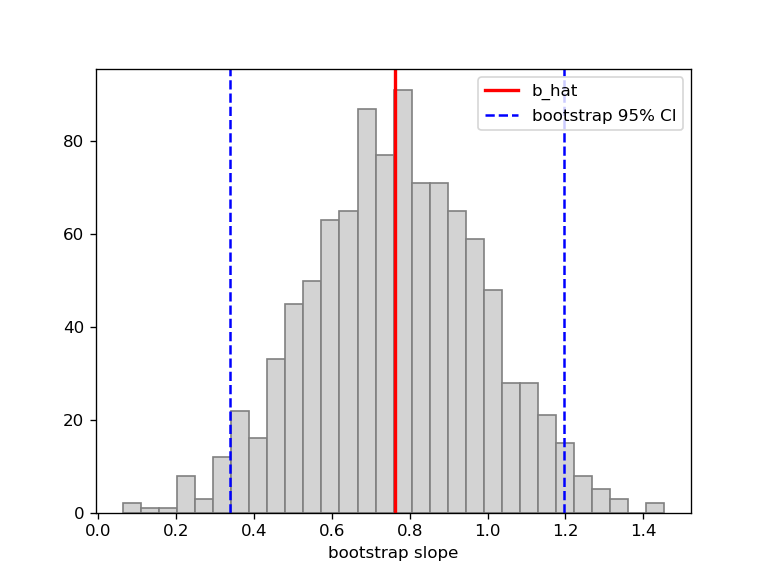

Write the Python code that produced this figure.
# T2 小考 Q2 解答：迴歸斜率的 pairs bootstrap 信賴區間
import numpy as np
import matplotlib.pyplot as plt
from scipy import stats

n = 50
B = 1000
rng = np.random.default_rng(0)

# 依照題目指定的順序產生資料
x = rng.uniform(-1, 1, n)
eps = rng.normal(0, 1, n)
y = 1 + 0.5 * x + eps


# OLS：回傳截距、斜率、斜率標準誤
def ols(x, y):
    xm = np.mean(x)
    ym = np.mean(y)
    Sxx = np.sum((x - xm) ** 2)
    b = np.sum((x - xm) * (y - ym)) / Sxx
    a = ym - b * xm
    resid = y - (a + b * x)
    s2 = np.sum(resid**2) / (len(x) - 2)
    se_b = np.sqrt(s2 / Sxx)
    return a, b, se_b


# (a) OLS 與傳統 95% 信賴區間
a_hat, b_hat, se_b = ols(x, y)
t_crit = stats.t.ppf(0.975, n - 2)
ci_ols = [b_hat - t_crit * se_b, b_hat + t_crit * se_b]
print("a_hat = %.4f, b_hat = %.4f, SE = %.4f, t_crit = %.4f" % (a_hat, b_hat, se_b, t_crit))
print("OLS 95%% CI       = [%.4f, %.4f]" % (ci_ols[0], ci_ols[1]))

# (b) pairs bootstrap：同一組索引同時抽 x 與 y
b_boot = np.zeros(B)
for j in range(B):
    idx = rng.integers(0, n, n)
    a_j, b_j, se_j = ols(x[idx], y[idx])
    b_boot[j] = b_j

ci_boot = np.percentile(b_boot, [2.5, 97.5])
print("bootstrap 斜率標準差 = %.4f" % np.std(b_boot, ddof=1))
print("bootstrap 95%% CI = [%.4f, %.4f]" % (ci_boot[0], ci_boot[1]))

# 畫圖
plt.hist(b_boot, bins=30, color="lightgray", edgecolor="gray")
plt.axvline(b_hat, color="r", lw=2, label="b_hat")
plt.axvline(ci_boot[0], color="b", ls="--", label="bootstrap 95% CI")
plt.axvline(ci_boot[1], color="b", ls="--")
plt.xlabel("bootstrap slope")
plt.legend()
plt.savefig("sol_q2.png", dpi=120)
